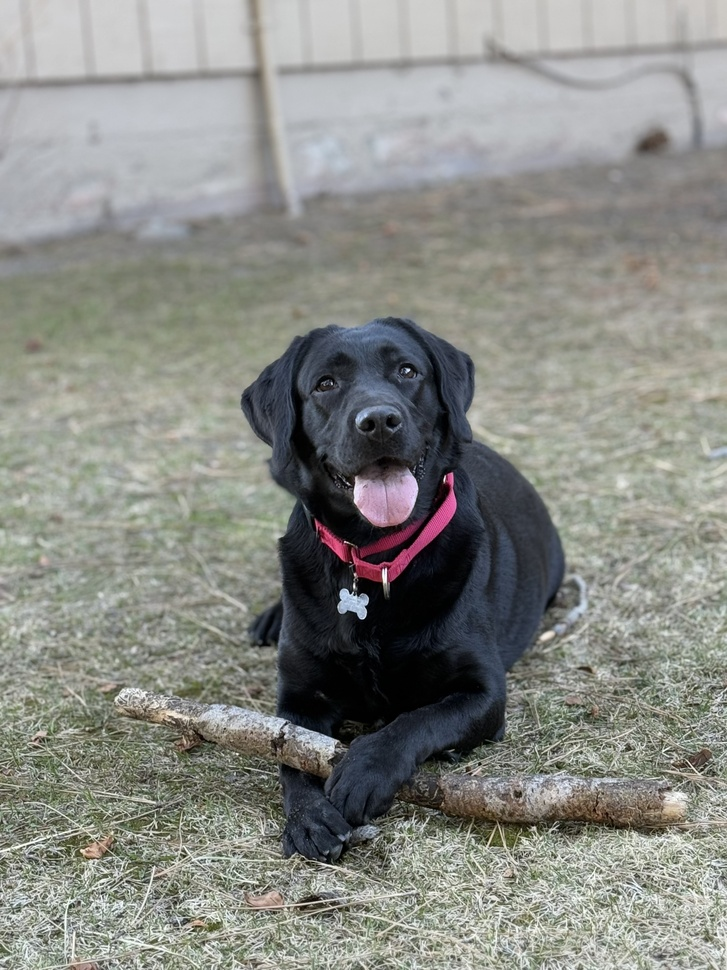
#> input picture dog.jpg, 727 x 970 px, shrunk from 3024 x 4032 before the run
$ jupyter execute pencil_sketch.ipynb
#> lines starting #> are read from the running program, lines starting #| are printed output that depends on the picture
[cell 1]
import cv2
import numpy as np
from matplotlib import pyplot as plt

# Load the image
img = cv2.imread("dog.jpg")
#> img is the input picture: shape (970, 727, 3); mean B, G, R 133.7, 139, 137.5

# Check if the image was loaded successfully
if img is None:
    raise FileNotFoundError("❌ Couldn't load image. Make sure dog.jpg is in the same folder as this notebook.")

# Convert to grayscale
gray = cv2.cvtColor(img, cv2.COLOR_BGR2GRAY)
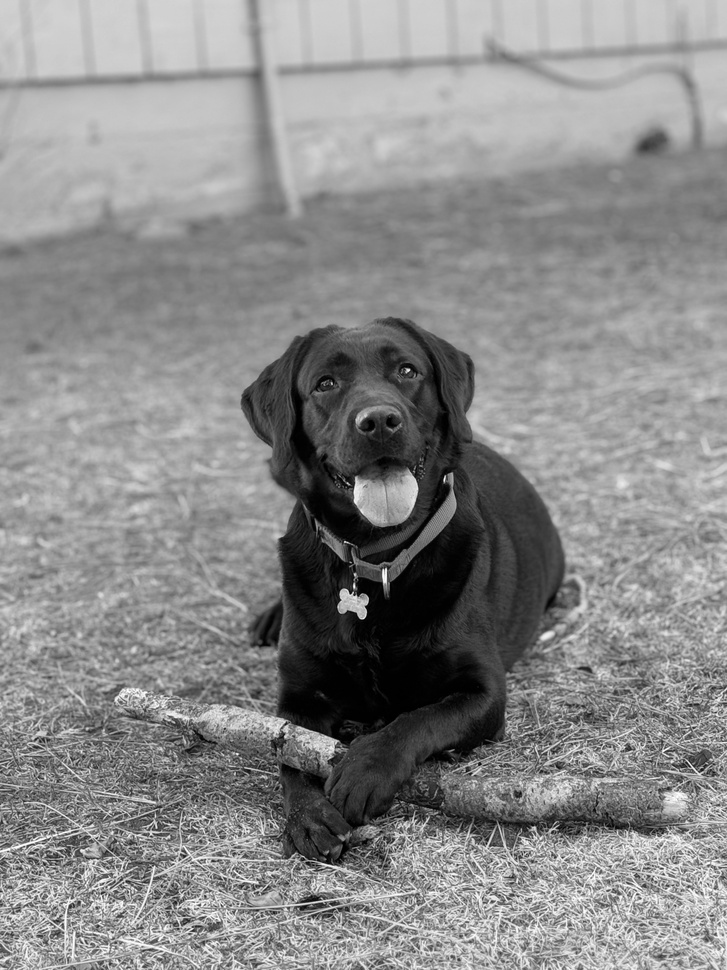
#> gray: shape (970, 727); min 0, max 255, mean 138

# Invert the grayscale image
inverted = 255 - gray
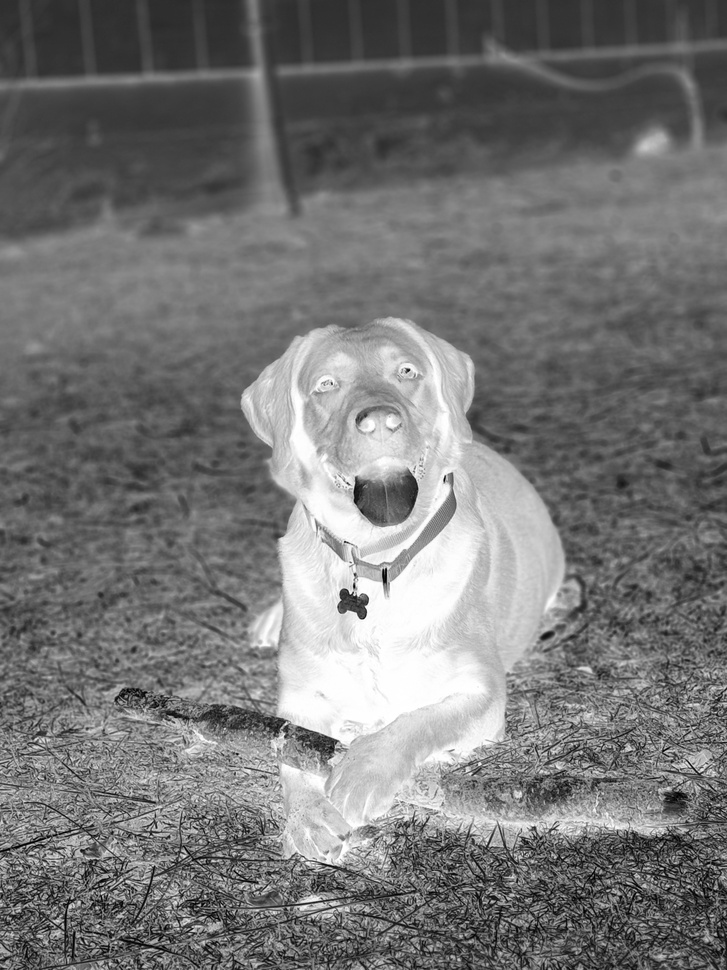
#> inverted: shape (970, 727); min 0, max 255, mean 117

# Apply Gaussian Blur
blurred = cv2.GaussianBlur(inverted, (61, 61), 0)
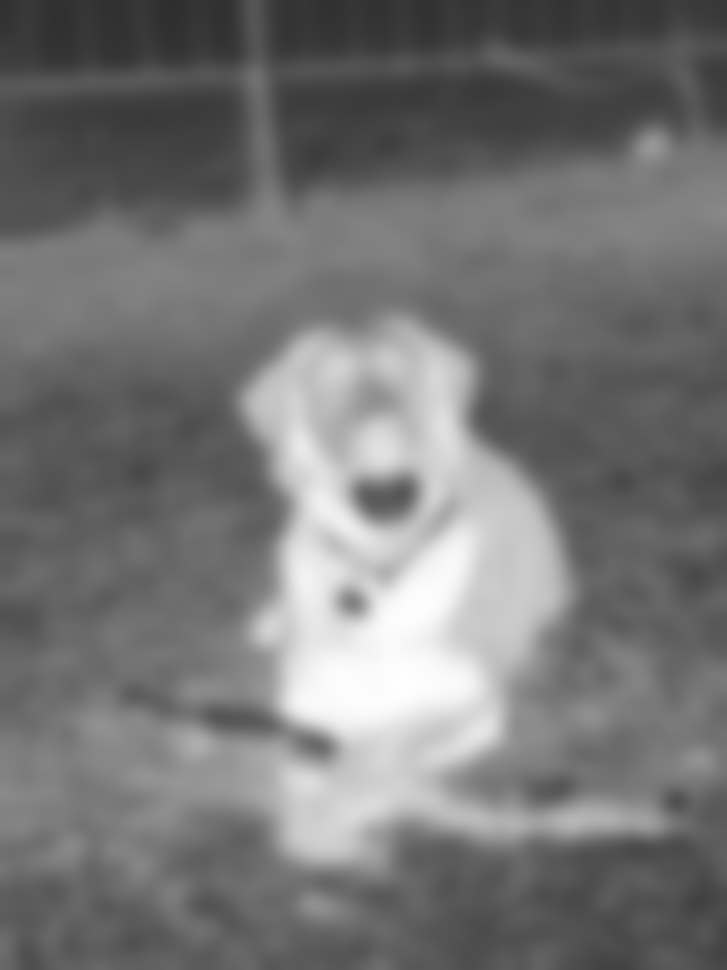
#> blurred: shape (970, 727); min 46, max 254, mean 117

# Invert the blurred image
inverted_blurred = 255 - blurred
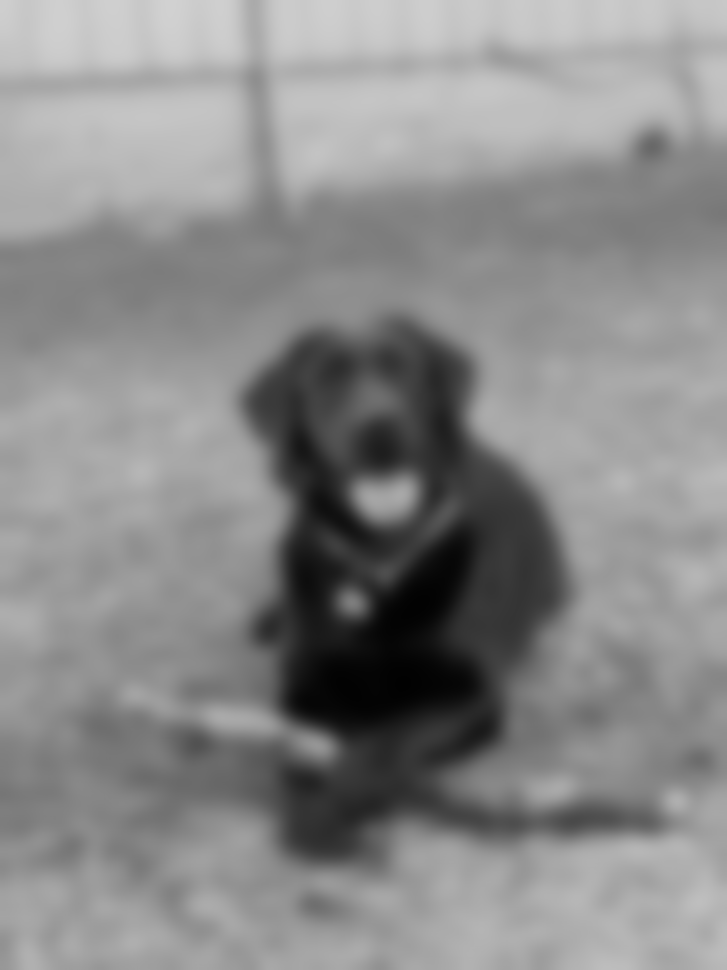
#> inverted_blurred: shape (970, 727); min 1, max 209, mean 138

# Create the sketch
sketch = cv2.divide(gray, inverted_blurred, scale=256.0)
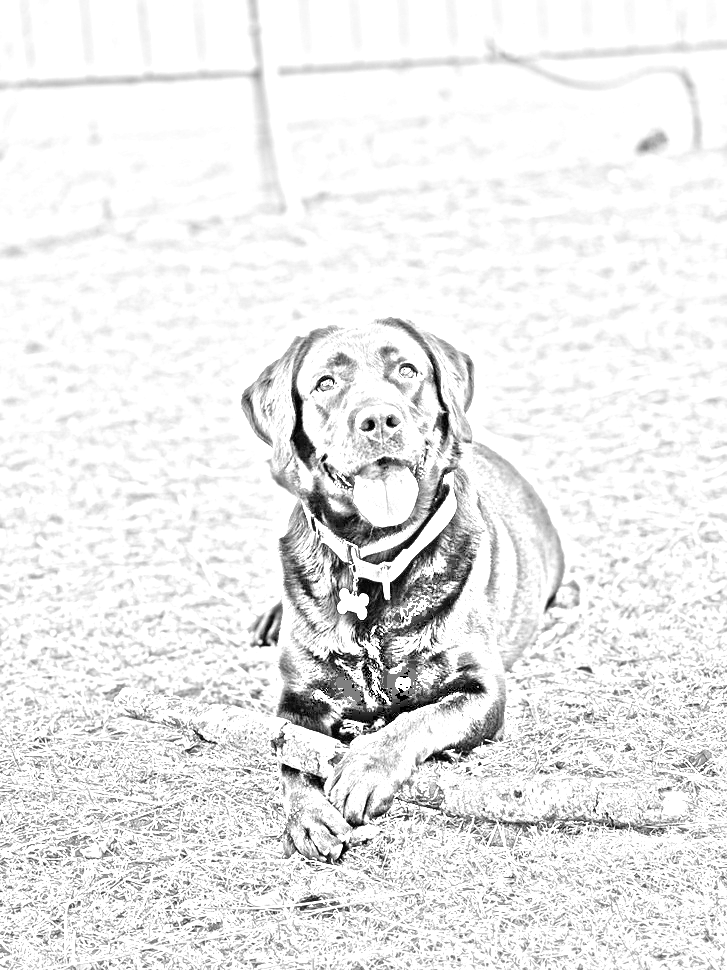
#> sketch: shape (970, 727); min 0, max 255, mean 234.5

# Display the result
plt.figure(figsize=(10, 5))

plt.subplot(1, 2, 1)
plt.title("Original")
plt.imshow(cv2.cvtColor(img, cv2.COLOR_BGR2RGB))
plt.axis("off")

plt.subplot(1, 2, 2)
plt.title("Pencil Sketch")
plt.imshow(sketch, cmap='gray')
plt.axis("off")

plt.show()
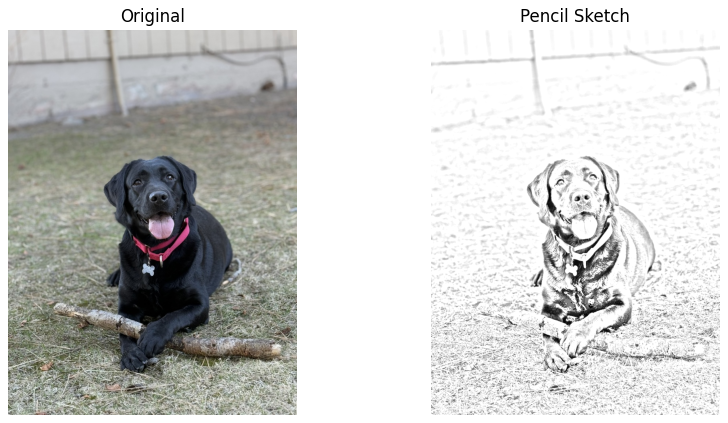
#> figure drawn by matplotlib, 2 panels

# Optional: Save the result
cv2.imwrite("sketch_result.jpg", sketch)
print("✅ Sketch saved as sketch_result.jpg")
